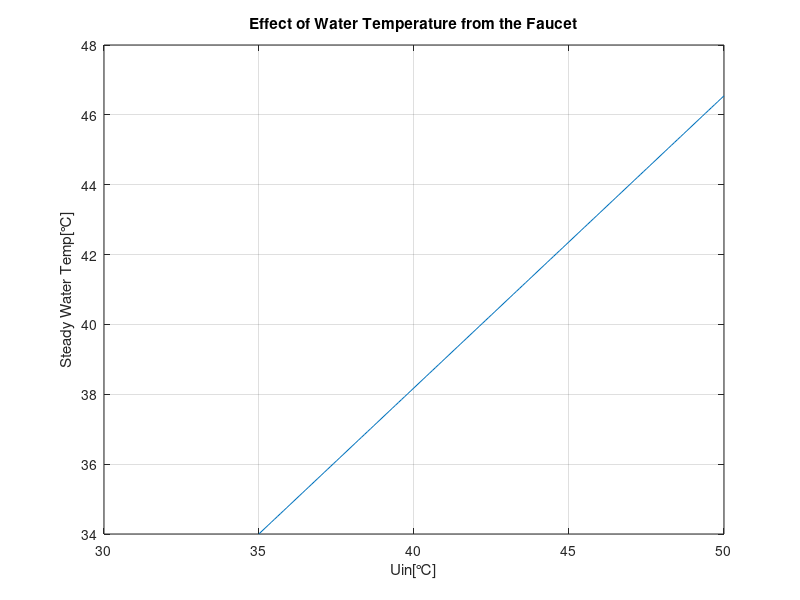

MATLAB code to generate this figure:
clc;clear;
L_body = 1;
c_body = 0.5;
u_body = 37;
h_body = 43;
H = 0.5;
W = 1;
L = 1.5;
h_w = 3.804;
h_t = 4.692;
h_b = 1.934;
u_inf = 20;
u_in = 35:0.1:50;
c_p = 4178;
m = 0.05;
u = (m*c_p*u_in + u_inf*((h_t+h_b)*L*W+h_w*(2*H*W+2*H*L))+u_body*h_body*L_body*c_body)./(m*c_p + (h_t+h_b)*L*W+h_w*(2*H*W+2*H*L)+h_body*L_body*c_body);
plot(u_in,u)
grid on
title('Effect of Water Temperature from the Faucet')
xlabel('Uin[℃]')
ylabel('Steady Water Temp[℃]')